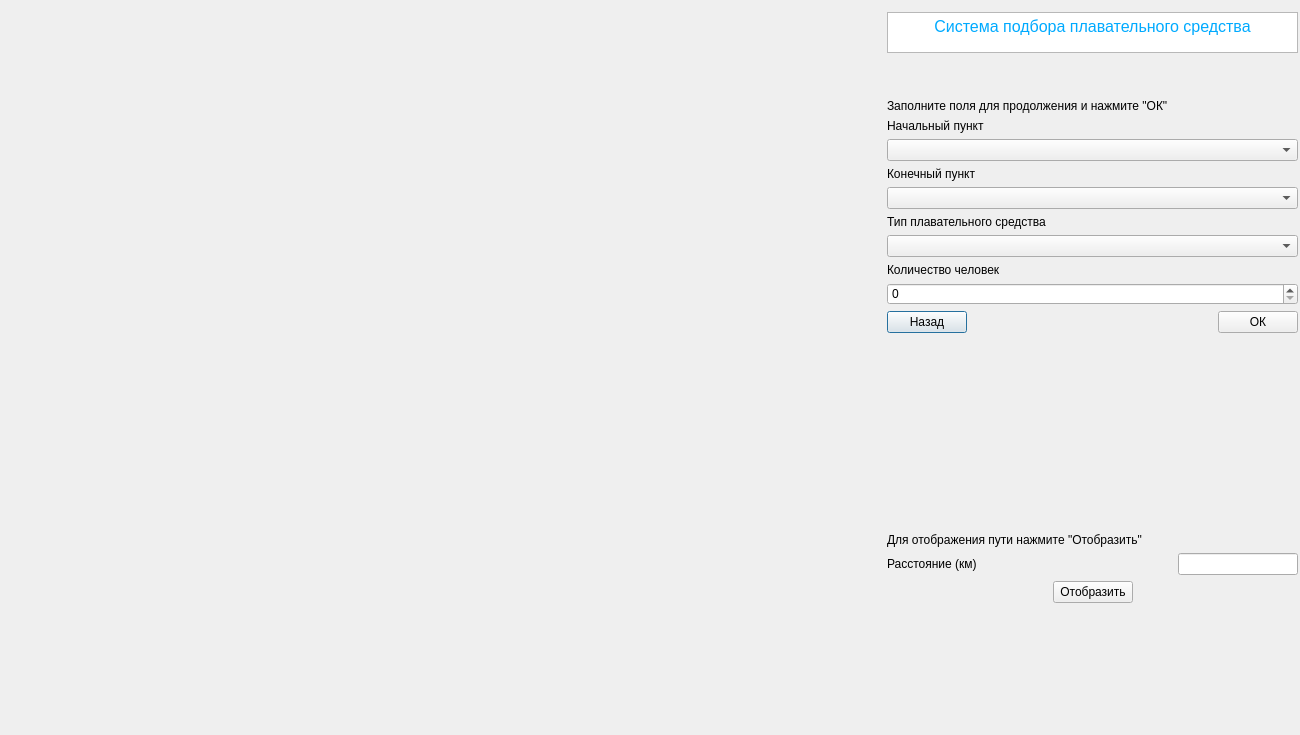
<?xml version="1.0" encoding="UTF-8"?>
<ui version="4.0">
 <class>DialogMainUser</class>
 <widget class="QDialog" name="DialogMainUser">
  <property name="geometry">
   <rect>
    <x>0</x>
    <y>0</y>
    <width>1300</width>
    <height>735</height>
   </rect>
  </property>
  <property name="minimumSize">
   <size>
    <width>1300</width>
    <height>735</height>
   </size>
  </property>
  <property name="maximumSize">
   <size>
    <width>1300</width>
    <height>735</height>
   </size>
  </property>
  <property name="windowTitle">
   <string>Dialog</string>
  </property>
  <widget class="QWidget" name="">
   <property name="geometry">
    <rect>
     <x>887</x>
     <y>12</y>
     <width>411</width>
     <height>591</height>
    </rect>
   </property>
   <layout class="QVBoxLayout" name="verticalLayout_10">
    <item>
     <layout class="QVBoxLayout" name="verticalLayout_7">
      <item>
       <widget class="QTextBrowser" name="textBrowser">
        <property name="maximumSize">
         <size>
          <width>16777215</width>
          <height>41</height>
         </size>
        </property>
        <property name="html">
         <string>&lt;!DOCTYPE HTML PUBLIC &quot;-//W3C//DTD HTML 4.0//EN&quot; &quot;http://www.w3.org/TR/REC-html40/strict.dtd&quot;&gt;
&lt;html&gt;&lt;head&gt;&lt;meta name=&quot;qrichtext&quot; content=&quot;1&quot; /&gt;&lt;style type=&quot;text/css&quot;&gt;
p, li { white-space: pre-wrap; }
&lt;/style&gt;&lt;/head&gt;&lt;body style=&quot; font-family:'MS Shell Dlg 2'; font-size:7.8pt; font-weight:400; font-style:normal;&quot;&gt;
&lt;p align=&quot;center&quot; style=&quot; margin-top:0px; margin-bottom:0px; margin-left:0px; margin-right:0px; -qt-block-indent:0; text-indent:0px;&quot;&gt;&lt;span style=&quot; font-size:12pt; color:#00aaff;&quot;&gt;Система подбора плавательного средства&lt;/span&gt;&lt;/p&gt;&lt;/body&gt;&lt;/html&gt;</string>
        </property>
       </widget>
      </item>
      <item>
       <spacer name="verticalSpacer">
        <property name="orientation">
         <enum>Qt::Vertical</enum>
        </property>
        <property name="sizeHint" stdset="0">
         <size>
          <width>20</width>
          <height>40</height>
         </size>
        </property>
       </spacer>
      </item>
      <item>
       <layout class="QVBoxLayout" name="verticalLayout_6">
        <item>
         <layout class="QVBoxLayout" name="verticalLayout_5">
          <item>
           <layout class="QVBoxLayout" name="verticalLayout_3">
            <item>
             <widget class="QLabel" name="label_4">
              <property name="styleSheet">
               <string notr="true">font: 10pt &quot;MS Shell Dlg 2&quot;;</string>
              </property>
              <property name="text">
               <string>Заполните поля для продолжения и нажмите &quot;ОК&quot;</string>
              </property>
             </widget>
            </item>
            <item>
             <layout class="QVBoxLayout" name="verticalLayout_2">
              <item>
               <layout class="QVBoxLayout" name="verticalLayout">
                <item>
                 <widget class="QLabel" name="label">
                  <property name="styleSheet">
                   <string notr="true">font: 9pt &quot;MS Shell Dlg 2&quot;;</string>
                  </property>
                  <property name="text">
                   <string>Начальный пункт</string>
                  </property>
                 </widget>
                </item>
                <item>
                 <widget class="QComboBox" name="comboBox">
                  <property name="minimumSize">
                   <size>
                    <width>211</width>
                    <height>22</height>
                   </size>
                  </property>
                  <property name="maximumSize">
                   <size>
                    <width>411</width>
                    <height>22</height>
                   </size>
                  </property>
                 </widget>
                </item>
                <item>
                 <widget class="QLabel" name="label_2">
                  <property name="styleSheet">
                   <string notr="true">font: 9pt &quot;MS Shell Dlg 2&quot;;</string>
                  </property>
                  <property name="text">
                   <string>Конечный пункт</string>
                  </property>
                 </widget>
                </item>
                <item>
                 <widget class="QComboBox" name="comboBox_2">
                  <property name="minimumSize">
                   <size>
                    <width>211</width>
                    <height>22</height>
                   </size>
                  </property>
                  <property name="maximumSize">
                   <size>
                    <width>411</width>
                    <height>22</height>
                   </size>
                  </property>
                 </widget>
                </item>
                <item>
                 <widget class="QLabel" name="label_3">
                  <property name="styleSheet">
                   <string notr="true">font: 9pt &quot;MS Shell Dlg 2&quot;;</string>
                  </property>
                  <property name="text">
                   <string>Тип плавательного средства</string>
                  </property>
                 </widget>
                </item>
                <item>
                 <widget class="QComboBox" name="comboBox_3">
                  <property name="minimumSize">
                   <size>
                    <width>211</width>
                    <height>22</height>
                   </size>
                  </property>
                  <property name="maximumSize">
                   <size>
                    <width>411</width>
                    <height>22</height>
                   </size>
                  </property>
                 </widget>
                </item>
               </layout>
              </item>
             </layout>
            </item>
            <item>
             <widget class="QLabel" name="label_5">
              <property name="styleSheet">
               <string notr="true">font: 9pt &quot;MS Shell Dlg 2&quot;;</string>
              </property>
              <property name="text">
               <string>Количество человек</string>
              </property>
             </widget>
            </item>
            <item>
             <widget class="QSpinBox" name="spinBox">
              <property name="minimumSize">
               <size>
                <width>411</width>
                <height>22</height>
               </size>
              </property>
              <property name="maximumSize">
               <size>
                <width>411</width>
                <height>22</height>
               </size>
              </property>
             </widget>
            </item>
           </layout>
          </item>
          <item>
           <layout class="QVBoxLayout" name="verticalLayout_4"/>
          </item>
         </layout>
        </item>
        <item>
         <layout class="QHBoxLayout" name="horizontalLayout">
          <item>
           <widget class="QPushButton" name="pushButton_2">
            <property name="text">
             <string>Назад</string>
            </property>
           </widget>
          </item>
          <item>
           <spacer name="horizontalSpacer">
            <property name="orientation">
             <enum>Qt::Horizontal</enum>
            </property>
            <property name="sizeHint" stdset="0">
             <size>
              <width>40</width>
              <height>20</height>
             </size>
            </property>
           </spacer>
          </item>
          <item>
           <widget class="QPushButton" name="pushButton">
            <property name="text">
             <string>ОК</string>
            </property>
           </widget>
          </item>
         </layout>
        </item>
       </layout>
      </item>
     </layout>
    </item>
    <item>
     <layout class="QVBoxLayout" name="verticalLayout_8">
      <item>
       <spacer name="verticalSpacer_2">
        <property name="orientation">
         <enum>Qt::Vertical</enum>
        </property>
        <property name="sizeHint" stdset="0">
         <size>
          <width>424</width>
          <height>28</height>
         </size>
        </property>
       </spacer>
      </item>
      <item>
       <widget class="QLabel" name="label_6">
        <property name="styleSheet">
         <string notr="true">font: 10pt &quot;MS Shell Dlg 2&quot;;</string>
        </property>
        <property name="text">
         <string>Для отображения пути нажмите &quot;Отобразить&quot;</string>
        </property>
       </widget>
      </item>
      <item>
       <layout class="QHBoxLayout" name="horizontalLayout_4">
        <item>
         <widget class="QLabel" name="label_8">
          <property name="styleSheet">
           <string notr="true">font: 10pt &quot;MS Shell Dlg 2&quot;;</string>
          </property>
          <property name="text">
           <string>Расстояние (км)</string>
          </property>
         </widget>
        </item>
        <item>
         <widget class="QLineEdit" name="lineEdit">
          <property name="minimumSize">
           <size>
            <width>120</width>
            <height>0</height>
           </size>
          </property>
          <property name="maximumSize">
           <size>
            <width>120</width>
            <height>16777215</height>
           </size>
          </property>
         </widget>
        </item>
       </layout>
      </item>
      <item>
       <layout class="QHBoxLayout" name="horizontalLayout_2">
        <item>
         <spacer name="horizontalSpacer_2">
          <property name="orientation">
           <enum>Qt::Horizontal</enum>
          </property>
          <property name="sizeHint" stdset="0">
           <size>
            <width>40</width>
            <height>20</height>
           </size>
          </property>
         </spacer>
        </item>
        <item>
         <widget class="QPushButton" name="pushButton_3">
          <property name="text">
           <string>Отобразить</string>
          </property>
         </widget>
        </item>
        <item>
         <spacer name="horizontalSpacer_3">
          <property name="orientation">
           <enum>Qt::Horizontal</enum>
          </property>
          <property name="sizeHint" stdset="0">
           <size>
            <width>40</width>
            <height>20</height>
           </size>
          </property>
         </spacer>
        </item>
       </layout>
      </item>
     </layout>
    </item>
   </layout>
  </widget>
 </widget>
 <resources/>
 <connections/>
</ui>
